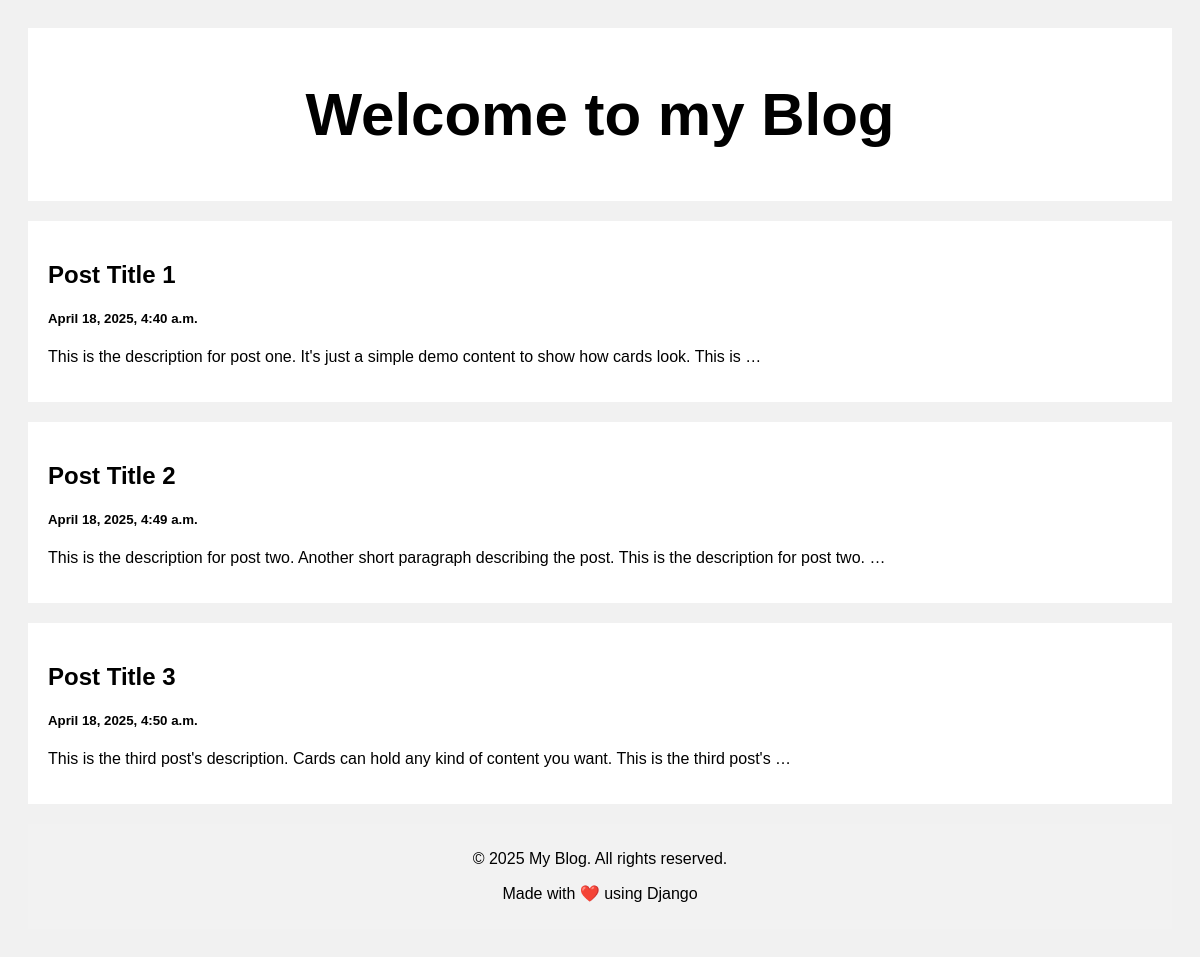
The page / on the database its author committed.
### posts/models.py (models this page shows, shortened)
class Post(models.Model):
    title = models.CharField(max_length=100)
    desc = models.CharField(max_length=10000)
    created_at = models.DateTimeField(default=datetime.now, blank=True)

### posts/views.py (the view)
# urls.py: path('', views.index, name="index"),
def index(request):
    posts = Post.objects.all()
    return render(request, 'index.html', {"posts": posts})

### templates/index.html (shortened to what this page needs)
{% load static %}
<!DOCTYPE html>
<html>
    <head>
        <link rel="stylesheet" href="{% static 'style.css' %}">
    </head>
  <body>
    <div class="header">
      <h2>Welcome to my Blog</h2>
    </div>
    <div class="row">
      <div class="leftcolumn">
        {%for post in posts%}
        <div class="card">
            <a href="/post/{{post.id}}" style="text-decoration: none; color: black">
                <h2>{{post.title}}</h2>
                <h5>{{post.created_at}}</h5>
                <p>{{post.desc|truncatewords:20}}</p>
            </a>
        </div>
        {% endfor %}
      </div>
    </div>
    <div class="footer" style="background-color: #f2f2f2; padding: 10px; text-align: center; margin-top: 20px;">
        <p>&copy; 2025 My Blog. All rights reserved.</p>
        <p>Made with ❤️ using Django</p>
    </div>
  </body>
</html>

### static/style.css (style rules this page uses)
* { box-sizing: border-box; }
body { font-family: Arial; padding: 20px; background: #f1f1f1; }
.header { padding: 2px; font-size: 40px; text-align: center; background: white; }
.leftcolumn { float: left; width: 100%; }
.card { background-color: white; padding: 20px; margin-top: 20px; }
.row:after { content: ""; display: table; clear: both; }

### rows shown on the page
Post: title "Post Title 1", created_at "April 18, 2025, 4:40 a.m.", desc "This is the description for post one. It's just a simple demo content to show how cards look. This is …"
Post: title "Post Title 2", created_at "April 18, 2025, 4:49 a.m.", desc "This is the description for post two. Another short paragraph describing the post. This is the description for post two. …"
Post: title "Post Title 3", created_at "April 18, 2025, 4:50 a.m.", desc "This is the third post's description. Cards can hold any kind of content you want. This is the third post's …"
